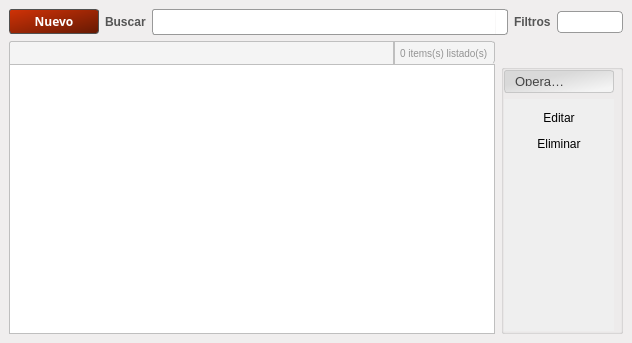
<?xml version="1.0" encoding="UTF-8"?>
<ui version="4.0">
 <class>MainWindow</class>
 <widget class="QMainWindow" name="MainWindow">
  <property name="geometry">
   <rect>
    <x>0</x>
    <y>0</y>
    <width>632</width>
    <height>343</height>
   </rect>
  </property>
  <property name="windowTitle">
   <string>MainWindow</string>
  </property>
  <property name="styleSheet">
   <string notr="true">QMainWindow{
background-color:#F0EEEE ;

border-top-left-radius: 6px 6px;
border-top-right-radius: 6px 6px;
border-bottom-right-radius: 6px 6px;
border-bottom-left-radius: 6px 6px;

}</string>
  </property>
  <widget class="QWidget" name="centralwidget">
   <layout class="QVBoxLayout" name="verticalLayout_3">
    <item>
     <layout class="QVBoxLayout" name="verticalLayout_2">
      <item>
       <layout class="QHBoxLayout" name="horizontalLayout">
        <item>
         <widget class="QPushButton" name="btAgregar">
          <property name="sizePolicy">
           <sizepolicy hsizetype="MinimumExpanding" vsizetype="Fixed">
            <horstretch>0</horstretch>
            <verstretch>0</verstretch>
           </sizepolicy>
          </property>
          <property name="maximumSize">
           <size>
            <width>90</width>
            <height>16777215</height>
           </size>
          </property>
          <property name="font">
           <font>
            <family>Ubuntu,Helvetica,sans-serif</family>
            <weight>75</weight>
            <bold>true</bold>
           </font>
          </property>
          <property name="cursor">
           <cursorShape>PointingHandCursor</cursorShape>
          </property>
          <property name="styleSheet">
           <string notr="true">QPushButton{
	color: rgb(255, 255, 255);
	background-color: qlineargradient(spread:pad, x1:0.005, y1:0.006, x2:0.990476, y2:1, stop:0.0047619  rgb(207, 50, 7), stop:1 rgb(102, 25, 3));
border: 1px solid #505050;
border-radius: 3px;
padding:3px 3px;
}
QPushButton:pressed{	
	border: 3px solid #505050;
}</string>
          </property>
          <property name="text">
           <string>Nuevo</string>
          </property>
         </widget>
        </item>
        <item>
         <widget class="QLabel" name="label_2">
          <property name="styleSheet">
           <string notr="true">QLabel{
color:rgb(85, 85, 85);
font:bold;
font-family: Ubuntu, Helvetica, sans-serif;
}</string>
          </property>
          <property name="text">
           <string>Buscar</string>
          </property>
         </widget>
        </item>
        <item>
         <layout class="QHBoxLayout" name="horizontalLayout_5">
          <property name="spacing">
           <number>0</number>
          </property>
          <property name="sizeConstraint">
           <enum>QLayout::SetDefaultConstraint</enum>
          </property>
          <item>
           <widget class="QLineEdit" name="leBusqueda">
            <property name="sizePolicy">
             <sizepolicy hsizetype="Expanding" vsizetype="Fixed">
              <horstretch>0</horstretch>
              <verstretch>0</verstretch>
             </sizepolicy>
            </property>
            <property name="minimumSize">
             <size>
              <width>96</width>
              <height>0</height>
             </size>
            </property>
            <property name="styleSheet">
             <string notr="true">QLineEdit { 
border: 1px solid #999999; 
padding: 2px 2px 2px 2px;
min-width: 90px;
height: 20px;

border-top-left-radius: 3px ;
border-top-right-radius: 0px solid white;
border-bottom-right-radius: 0px ;
border-bottom-left-radius: 3px;

}</string>
            </property>
           </widget>
          </item>
          <item>
           <widget class="QLabel" name="lbLupita">
            <property name="sizePolicy">
             <sizepolicy hsizetype="Fixed" vsizetype="Preferred">
              <horstretch>0</horstretch>
              <verstretch>0</verstretch>
             </sizepolicy>
            </property>
            <property name="minimumSize">
             <size>
              <width>0</width>
              <height>26</height>
             </size>
            </property>
            <property name="maximumSize">
             <size>
              <width>30</width>
              <height>26</height>
             </size>
            </property>
            <property name="styleSheet">
             <string notr="true">QLabel { 
background: white;
border: 1px solid #999999; 
padding: 2px 2px 2px 2px;

height: 30px;
width:26px;

border-top-left-radius: 0px ;
border-top-right-radius: 3px;
border-bottom-right-radius: 3px;
border-bottom-left-radius: 0px;

border-left: 0px solid white;
}</string>
            </property>
            <property name="text">
             <string/>
            </property>
            <property name="pixmap">
             <pixmap>:/newPrefix/find.png</pixmap>
            </property>
            <property name="scaledContents">
             <bool>true</bool>
            </property>
            <property name="alignment">
             <set>Qt::AlignCenter</set>
            </property>
           </widget>
          </item>
         </layout>
        </item>
        <item>
         <widget class="QLabel" name="label_5">
          <property name="styleSheet">
           <string notr="true">QLabel{
color:rgb(85, 85, 85);
font:bold;
font-family: Ubuntu, Helvetica, sans-serif;
}</string>
          </property>
          <property name="text">
           <string>Filtros</string>
          </property>
         </widget>
        </item>
        <item>
         <widget class="QComboBox" name="cbCampos">
          <property name="styleSheet">
           <string notr="true">QComboBox {
border: 1px solid #999999; 
border-radius: 4px;
padding: 2px 2px 2px 2px;
min-width: 6em;
}

QComboBox::down-arrow {
image: url(:newPrefix/arrow_down.png);
height: 10px;
}
QComboBox:editable {
background: white;
border-radius: 0px;
}
QComboBox::drop-down { border-style: none}</string>
          </property>
         </widget>
        </item>
       </layout>
      </item>
     </layout>
    </item>
    <item>
     <layout class="QVBoxLayout" name="verticalLayout">
      <property name="spacing">
       <number>0</number>
      </property>
      <item>
       <layout class="QHBoxLayout" name="horizontalLayout_6" stretch="4,1">
        <property name="spacing">
         <number>6</number>
        </property>
        <item>
         <layout class="QHBoxLayout" name="horizontalLayout_4">
          <property name="spacing">
           <number>0</number>
          </property>
          <item>
           <widget class="QLabel" name="lbTitulo">
            <property name="sizePolicy">
             <sizepolicy hsizetype="Expanding" vsizetype="Minimum">
              <horstretch>0</horstretch>
              <verstretch>0</verstretch>
             </sizepolicy>
            </property>
            <property name="minimumSize">
             <size>
              <width>42</width>
              <height>0</height>
             </size>
            </property>
            <property name="styleSheet">
             <string notr="true">QLabel {
color: #252424;
background-color:rgb(244, 244, 244);

padding:3px;
font: bold 14px;
font-family: Ubuntu, Helvetica, sans-serif;
border: 1px solid #BFBFBF;

border-bottom: 0px solid white;
border-top-left-radius: 3px ;
border-top-right-radius: 0px solid white;
border-bottom-right-radius: 0px ;

}</string>
            </property>
            <property name="text">
             <string>&lt;Nombre lista&gt;</string>
            </property>
           </widget>
          </item>
          <item>
           <widget class="QLabel" name="lbCantidadItems">
            <property name="sizePolicy">
             <sizepolicy hsizetype="Preferred" vsizetype="Preferred">
              <horstretch>0</horstretch>
              <verstretch>0</verstretch>
             </sizepolicy>
            </property>
            <property name="minimumSize">
             <size>
              <width>42</width>
              <height>0</height>
             </size>
            </property>
            <property name="styleSheet">
             <string notr="true">QLabel {
color: rgb(147, 147, 147);
background-color:rgb(244, 244, 244);

padding:3px;
font: 10px;
font-family: Ubuntu, Helvetica, sans-serif;
border: 1px solid #BFBFBF;

border-top-left-radius: 0px solid rgb(244, 244, 244);
border-top-right-radius: 3px;
border-bottom-right-radius: 3px;
border-bottom-left-radius: 0px;
border-bottom: 0px solid white;
}</string>
            </property>
            <property name="text">
             <string>0 items(s) listado(s)</string>
            </property>
           </widget>
          </item>
         </layout>
        </item>
        <item>
         <widget class="QLabel" name="label_3">
          <property name="text">
           <string/>
          </property>
         </widget>
        </item>
       </layout>
      </item>
      <item>
       <layout class="QHBoxLayout" name="horizontalLayout_2" stretch="4,1">
        <property name="spacing">
         <number>6</number>
        </property>
        <item>
         <widget class="QTableWidget" name="twDatos">
          <property name="font">
           <font>
            <family>Ubuntu,Helvetica,sans-serif</family>
           </font>
          </property>
          <property name="styleSheet">
           <string notr="true">QHeaderView::section {
border-radius: 3px;
padding: 2px 4px 2px 4px;

/* Fuente */
color: #3A3939;
text-align: left;
font-family: Ubuntu, Helvetica, sans-serif;

background-color:rgb(244, 244, 244);
/*qlineargradient(spread:reflect, x1:1, y1:1, x2:1, y2:0, stop:0 rgba(240, 240, 240, 255), stop:0.509174 rgba(250, 250, 250, 255), stop:0.963303 rgba(255, 255, 255, 255));*/
/* Bordes */
border-bottom: 1px solid #E3E3E3;
border-top: 1px solid #FFFFFF;
padding:6px;
border-top-left-radius: 0px;

}

QTableWidget{
font-family: Ubuntu, Helvetica, sans-serif;
/*font-size: 12px;*/
text-align: left;

border: 1px solid #BFBFBF;

}</string>
          </property>
          <property name="frameShape">
           <enum>QFrame::Box</enum>
          </property>
          <property name="lineWidth">
           <number>0</number>
          </property>
          <property name="editTriggers">
           <set>QAbstractItemView::AnyKeyPressed</set>
          </property>
          <property name="alternatingRowColors">
           <bool>true</bool>
          </property>
          <property name="selectionMode">
           <enum>QAbstractItemView::SingleSelection</enum>
          </property>
          <property name="selectionBehavior">
           <enum>QAbstractItemView::SelectRows</enum>
          </property>
          <property name="textElideMode">
           <enum>Qt::ElideLeft</enum>
          </property>
          <property name="verticalScrollMode">
           <enum>QAbstractItemView::ScrollPerItem</enum>
          </property>
          <property name="horizontalScrollMode">
           <enum>QAbstractItemView::ScrollPerItem</enum>
          </property>
          <property name="showGrid">
           <bool>true</bool>
          </property>
          <property name="gridStyle">
           <enum>Qt::NoPen</enum>
          </property>
          <property name="sortingEnabled">
           <bool>true</bool>
          </property>
          <property name="wordWrap">
           <bool>true</bool>
          </property>
          <property name="cornerButtonEnabled">
           <bool>false</bool>
          </property>
          <attribute name="horizontalHeaderVisible">
           <bool>true</bool>
          </attribute>
          <attribute name="horizontalHeaderHighlightSections">
           <bool>true</bool>
          </attribute>
          <attribute name="horizontalHeaderShowSortIndicator" stdset="0">
           <bool>true</bool>
          </attribute>
          <attribute name="horizontalHeaderStretchLastSection">
           <bool>true</bool>
          </attribute>
          <attribute name="verticalHeaderVisible">
           <bool>false</bool>
          </attribute>
          <attribute name="verticalHeaderCascadingSectionResizes">
           <bool>true</bool>
          </attribute>
          <attribute name="verticalHeaderDefaultSectionSize">
           <number>24</number>
          </attribute>
          <attribute name="verticalHeaderHighlightSections">
           <bool>false</bool>
          </attribute>
          <attribute name="verticalHeaderShowSortIndicator" stdset="0">
           <bool>false</bool>
          </attribute>
          <attribute name="verticalHeaderStretchLastSection">
           <bool>false</bool>
          </attribute>
         </widget>
        </item>
        <item>
         <widget class="QGroupBox" name="gbDetalles">
          <property name="sizePolicy">
           <sizepolicy hsizetype="Expanding" vsizetype="Expanding">
            <horstretch>0</horstretch>
            <verstretch>0</verstretch>
           </sizepolicy>
          </property>
          <property name="title">
           <string/>
          </property>
          <layout class="QHBoxLayout" name="horizontalLayout_3">
           <property name="spacing">
            <number>0</number>
           </property>
           <property name="leftMargin">
            <number>0</number>
           </property>
           <property name="topMargin">
            <number>0</number>
           </property>
           <property name="rightMargin">
            <number>6</number>
           </property>
           <property name="bottomMargin">
            <number>0</number>
           </property>
           <item>
            <widget class="QToolBox" name="toolBox">
             <property name="sizePolicy">
              <sizepolicy hsizetype="Preferred" vsizetype="Expanding">
               <horstretch>0</horstretch>
               <verstretch>0</verstretch>
              </sizepolicy>
             </property>
             <property name="font">
              <font>
               <pointsize>10</pointsize>
              </font>
             </property>
             <property name="styleSheet">
              <string notr="true">QToolBox::tab {
color:rgb(68, 68, 68);
background-color: qlineargradient(spread:reflect, x1:0.195, y1:0.176136, x2:1, y2:1, stop:0.195238 rgba(217, 217, 217, 255), stop:0.842857 rgba(244, 244, 244, 255));
border: 1px solid rgb(199, 199, 199);
border-radius: 3px;
padding:6px;
}
</string>
             </property>
             <widget class="QWidget" name="widget">
              <property name="geometry">
               <rect>
                <x>0</x>
                <y>0</y>
                <width>107</width>
                <height>207</height>
               </rect>
              </property>
              <attribute name="label">
               <string>Operaciones </string>
              </attribute>
              <layout class="QVBoxLayout" name="verticalLayout_6">
               <item>
                <widget class="QPushButton" name="btEditar">
                 <property name="cursor">
                  <cursorShape>PointingHandCursor</cursorShape>
                 </property>
                 <property name="styleSheet">
                  <string notr="true"> QPushButton {
     border: 1px solid #8f8f91;
     border-radius: 5px;
     background-color: qlineargradient(x1: 0, y1: 0, x2: 0, y2: 1,
                                       stop: 0 #f6f7fa, stop: 1 #dadbde);
padding: 3px 15px;
 }

 QPushButton:pressed {
     background-color: qlineargradient(x1: 0, y1: 0, x2: 0, y2: 1,
                                       stop: 0 #dadbde, stop: 1 #f6f7fa);
 }

 QPushButton:flat {
     border: none; /* no border for a flat push button */
 }

 QPushButton:default {
     border-color: navy; /* make the default button prominent */
 }
</string>
                 </property>
                 <property name="text">
                  <string>Editar</string>
                 </property>
                 <property name="flat">
                  <bool>true</bool>
                 </property>
                </widget>
               </item>
               <item>
                <widget class="QPushButton" name="btEliminar">
                 <property name="cursor">
                  <cursorShape>PointingHandCursor</cursorShape>
                 </property>
                 <property name="styleSheet">
                  <string notr="true"> QPushButton {
     border: 1px solid #8f8f91;
     border-radius: 5px;
     background-color: qlineargradient(x1: 0, y1: 0, x2: 0, y2: 1,
                                       stop: 0 #f6f7fa, stop: 1 #dadbde);
padding: 3px 15px;
 }

 QPushButton:pressed {
     background-color: qlineargradient(x1: 0, y1: 0, x2: 0, y2: 1,
                                       stop: 0 #dadbde, stop: 1 #f6f7fa);
 }

 QPushButton:flat {
     border: none; /* no border for a flat push button */
 }

 QPushButton:default {
     border-color: navy; /* make the default button prominent */
 }
</string>
                 </property>
                 <property name="text">
                  <string>Eliminar</string>
                 </property>
                 <property name="flat">
                  <bool>true</bool>
                 </property>
                </widget>
               </item>
               <item>
                <spacer name="verticalSpacer_2">
                 <property name="orientation">
                  <enum>Qt::Vertical</enum>
                 </property>
                 <property name="sizeHint" stdset="0">
                  <size>
                   <width>20</width>
                   <height>382</height>
                  </size>
                 </property>
                </spacer>
               </item>
              </layout>
             </widget>
            </widget>
           </item>
          </layout>
         </widget>
        </item>
       </layout>
      </item>
     </layout>
    </item>
   </layout>
  </widget>
 </widget>
 <resources>
  <include location="../GUI/images_rc/icons.qrc"/>
 </resources>
 <connections>
  <connection>
   <sender>cbCampos</sender>
   <signal>currentIndexChanged(int)</signal>
   <receiver>leBusqueda</receiver>
   <slot>setFocus()</slot>
   <hints>
    <hint type="sourcelabel">
     <x>675</x>
     <y>23</y>
    </hint>
    <hint type="destinationlabel">
     <x>406</x>
     <y>23</y>
    </hint>
   </hints>
  </connection>
 </connections>
</ui>
